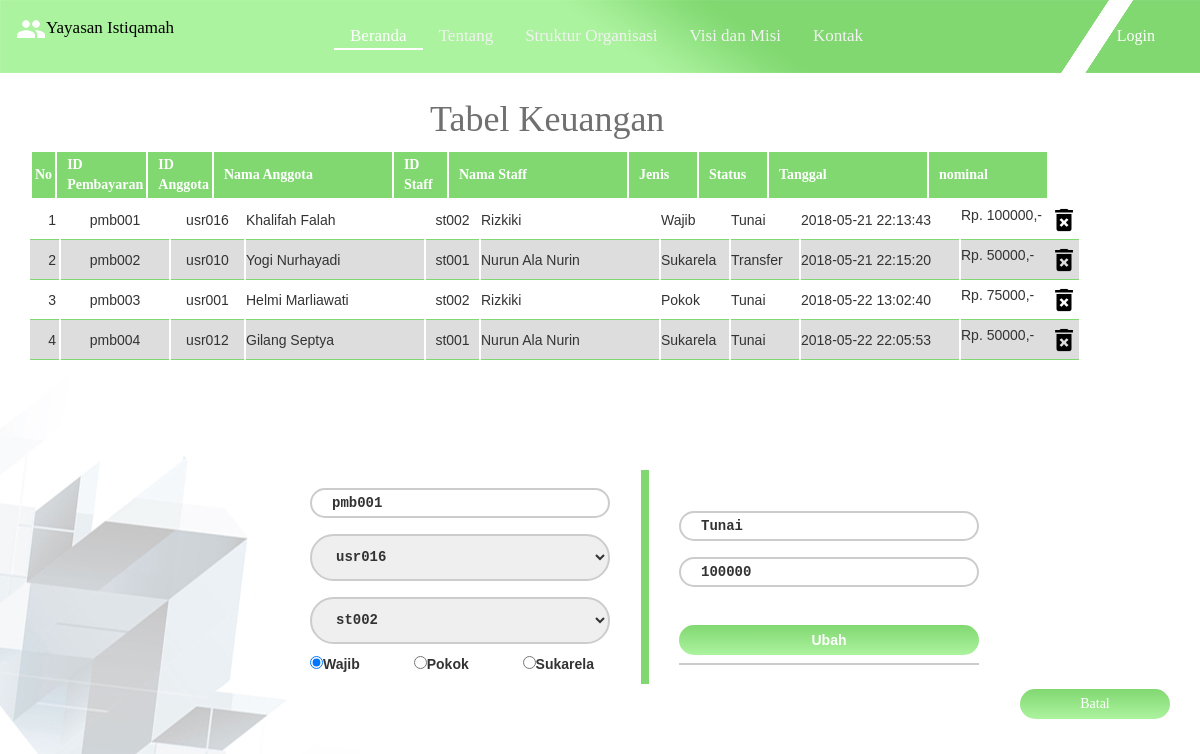
/tabelKeuanganAdmin.php?id_pembayaran=pmb001, run on the app's committed database.
### tables this page shows
CREATE TABLE IF NOT EXISTS `pembayaran` (
  `id_pembayaran` varchar(10) NOT NULL,
  `id_anggota` varchar(10) NOT NULL,
  `id_pengurus` varchar(6) NOT NULL,
  `jenis` varchar(8) DEFAULT NULL,
  `status` varchar(10) DEFAULT NULL,
  `tanggal` timestamp NULL DEFAULT CURRENT_TIMESTAMP,
  `nominal` double DEFAULT NULL,
  PRIMARY KEY (`id_pembayaran`),
  KEY `id_anggota` (`id_anggota`),
  KEY `id_pengurus` (`id_pengurus`),
  CONSTRAINT `FK_pembayaran_anggota` FOREIGN KEY (`id_anggota`) REFERENCES `anggota` (`id_anggota`),
  CONSTRAINT `FK_pembayaran_pengurus` FOREIGN KEY (`id_pengurus`) REFERENCES `pengurus` (`id_pengurus`)
);

CREATE TABLE IF NOT EXISTS `anggota` (
  `id_anggota` varchar(10) NOT NULL,
  `nama` varchar(50) DEFAULT NULL,
  `no_hp` varchar(13) DEFAULT NULL,
  `gender` enum('Pria','Wanita') DEFAULT NULL,
  `alamat` text,
  `email` varchar(26) DEFAULT NULL,
  `password` varchar(25) DEFAULT NULL,
  PRIMARY KEY (`id_anggota`)
);

CREATE TABLE IF NOT EXISTS `pengurus` (
  `id_pengurus` varchar(6) NOT NULL,
  `nama` varchar(50) DEFAULT NULL,
  `noHP` varchar(13) DEFAULT NULL,
  `gender` enum('Pria','Wanita') DEFAULT NULL,
  `alamat` text,
  `jabatan` varchar(20) DEFAULT NULL,
  `email` varchar(26) DEFAULT NULL,
  `password` varchar(25) DEFAULT NULL,
  PRIMARY KEY (`id_pengurus`)
);

### tabelKeuanganAdmin.php (the view, shortened to what this page needs)
<!DOCTYPE html>
<html>
<head>
	<link rel="stylesheet" href="assets/css/styleTable.css" type="text/css">
	<link rel="stylesheet" href="assets/css/bootstrap.css">
</head>
<?php
	$p=isset($_GET['p']) ? $_GET['p']:'';
	switch ($p){
		default:
?>
<body class="mainBody">
	<?php
		include 'headerAdmin.php';
		include 'logout.php';
	?>
	<h1 class="judulTabel">Tabel Keuangan</h1>
	<div class="container">
  		<table class="main">
  			<thead>
			  <tr class="main">
			    <th class="noKeu">No</th>
			    <th class="idKeu">ID Pembayaran</th>
			    <th class="idAnggotaKeu">ID Anggota</th>
			    <th class="namaAnggotaKeu">Nama Anggota</th>
			    <th class="idPengKeu">ID Staff</th>
			    <th class="namaPengKeu">Nama Staff</th>
			    <th class="jenisKeu">Jenis</th>
			    <th class="statusKeu">Status</th>
			    <th class="tanggalKeu">Tanggal</th>
			    <th class="nominalKeu">nominal</th>
			  </tr>
			</thead>
			</table>
				<div style="overflow: auto;height: 240px;">
				<table class="main css-serial" id="tabelKeuangan">
					<tbody style="overflow: auto;height: 50px;">
						 <?php
						 	$link = mysqli_connect("localhost", "root", "", "koperasi");
							$result = mysqli_query($link,"SELECT pembayaran.*,anggota.nama as nama_anggota,pengurus.nama as nama_pengurus FROM pembayaran,anggota, pengurus WHERE pembayaran.id_anggota=anggota.id_anggota AND pembayaran.id_pengurus=pengurus.id_pengurus;");
						 	while	($row = mysqli_fetch_array($result,MYSQLI_ASSOC)){
						 		echo "	<tr class=\"main\">
						 					<td class=\"noKeu\"><a class=\"link\" href=\"tabelKeuanganAdmin.php?id_pembayaran=$row[id_pembayaran]\"></a></td>
						 					<td class=\"idKeu\">$row[id_pembayaran]</td>
						 					<td class=\"idAnggotaKeu\">$row[id_anggota]</td>
						 					<td class=\"namaAnggotaKeu\">$row[nama_anggota]</td>
						 					<td class=\"idPengKeu\">$row[id_pengurus]</td>
						 					<td class=\"namaPengKeu\">$row[nama_pengurus]</td>
						 					<td class=\"jenisKeu\">$row[jenis]</td>
						 					<td class=\"statusKeu\">$row[status]</td>
						 					<td class=\"tanggalKeu\">$row[tanggal]</td>
						 					<td class=\"nominalKeu\">Rp. $row[nominal],- <span style=\"float:right;\"> <a href=\"controller/pembayaranController.php?p=hapus&id_pembayaran=$row[id_pembayaran]\" onClick=\"return confirm('Anda yakin ingin menghapus data?')\"> <img style=\"height:30px;\" src=\"assets/img/delete.png\"> </a> </span></td>
						 				</tr>
						 		";
						 	}
						 ?>
				 	</tbody>
				 </table>
			</div>
			<?php
				if (isset($_GET['id_pembayaran'])) {
					$idididididididid = $_GET['id_pembayaran'];
					$link = mysqli_connect("localhost", "root", "", "koperasi");
					$result = mysqli_query($link,"SELECT pembayaran.*,anggota.nama as nama_anggota,pengurus.nama as nama_pengurus FROM pembayaran,anggota, pengurus WHERE pembayaran.id_anggota=anggota.id_anggota AND pembayaran.id_pengurus=pengurus.id_pengurus AND pembayaran.id_pembayaran='$idididididididid';");
					if ($datas = mysqli_fetch_array($result,MYSQLI_ASSOC)) {
						$id_pembayaran	= $datas['id_pembayaran'];
						$id_anggota = $datas['id_anggota'];
						$id_pengurus = $datas['id_pengurus'];
						$jenis = $datas['jenis'];
						$status = $datas['status'];
						$nominal = $datas['nominal'];
					}
			?>
	<form action="controller/pembayaranController.php" method="post">
		<table class="form">
			<tr>
				<th class="form1">
					<input type="text" placeholder="ID Pembayaran" name="id_pembayaran" value="<?php echo "$id_pembayaran"?>" readonly="true" required>
				    <br>
				    <?php
					echo "<select name=\"id_anggota\" class =\"selectTabelKeu\">
							<option value=\"$id_anggota\">$id_anggota</option>";
					echo "</select>";
				    ?>
				    <br>
				    <?php
					echo "<select name=\"id_pengurus\" class=\"selectTabelKeu\">
					<option value=\"$id_pengurus\">$id_pengurus</option>";
					echo "</select>";
				    ?>
				    <br>
				    <?php
				    if ($jenis == "Wajib") {
				    echo "
				    <input type=\"radio\" name=\"jenis\" value=\"Wajib\" checked>Wajib</input> <span style=\"padding-left: 50px\">
				    <input type=\"radio\" name=\"jenis\" value=\"Pokok\">Pokok</input></span>
				    <span style=\"padding-left: 50px\"><input type=\"radio\" name=\"jenis\" value=\"Sukarela\">Sukarela</input></span>";
					}
				    ?>
				</th>
				<th class="form2">
					<input type="text" placeholder="Status" name="status" value="<?php echo "$status"?>" required>
				    <br>
				    <input type="text" placeholder="Nominal" name="nominal" value="<?php echo "$nominal"?>" required>
				    <br>
				    <div class="divBtnUbah">
				    	<button id="btnUbah" type="submit" name="ubahPembayaran" value="ubahPembayaran">Ubah</button>
				    </div>
				</th>
			</tr>
		</table>
	</form>
	<a href="tabelKeuanganAdmin.php"><button id="btnCancel">Batal</button></a>
	<?php
	}
	?>
	</div>
</body>
<?php
break;
?>
<?php
}
?>
</html>

### headerAdmin.php (style rules this page uses)
body { margin: 0; font-family: Comfortaa; }

### data on the page
pembayaran: id_pembayaran "pmb001", id_anggota "usr016", id_anggota.nama "Khalifah Falah", id_pengurus "st002", id_pengurus.nama "Rizkiki", jenis "Wajib", status "Tunai", tanggal "2018-05-21 22:13:43", nominal "100000"
pembayaran: id_pembayaran "pmb002", id_anggota "usr010", id_anggota.nama "Yogi Nurhayadi", id_pengurus "st001", id_pengurus.nama "Nurun Ala Nurin", jenis "Sukarela", status "Transfer", tanggal "2018-05-21 22:15:20", nominal "50000"
pembayaran: id_pembayaran "pmb003", id_anggota "usr001", id_anggota.nama "Helmi Marliawati", id_pengurus "st002", id_pengurus.nama "Rizkiki", jenis "Pokok", status "Tunai", tanggal "2018-05-22 13:02:40", nominal "75000"
pembayaran: id_pembayaran "pmb004", id_anggota "usr012", id_anggota.nama "Gilang Septya", id_pengurus "st001", id_pengurus.nama "Nurun Ala Nurin", jenis "Sukarela", status "Tunai", tanggal "2018-05-22 22:05:53", nominal "50000"
